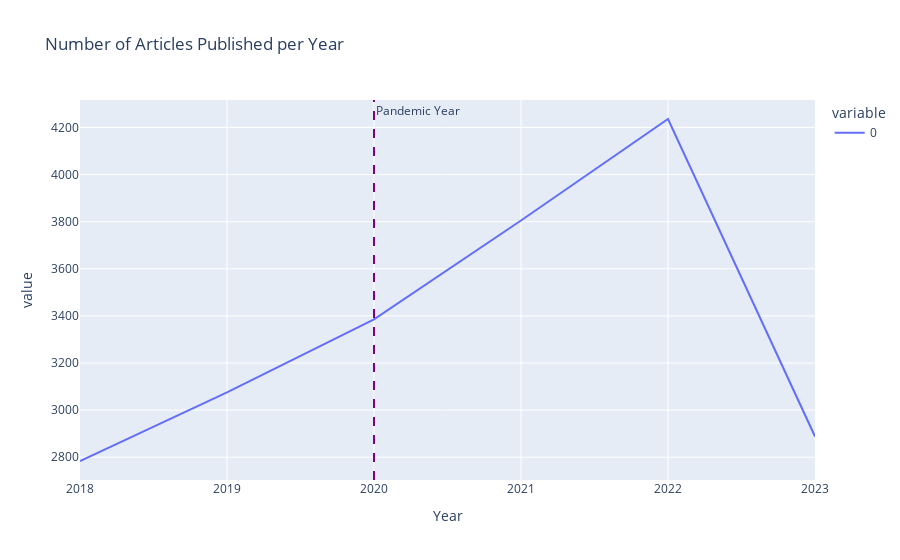

Notebook cell for this chart:
### Markdown cell above
## Article per year

### Code cell
def article_per_year(data):
    articles_per_year = data.groupby('year').size()

    # Create the line plot
    fig = px.line(articles_per_year, title='Number of Articles Published per Year', labels={'year': 'Year', '0': 'Number of Articles'})
    return fig 

fig1 = article_per_year(data)
# Add annotations or vertical lines (optional)
fig1.add_vline(x=2020, line=dict(color='purple', width=2, dash='dash'), annotation_text="Pandemic Year", annotation_position="top right")

# Show the plot
fig1.show()

### Figure 1 — Plotly figure (JSON) as saved in the notebook; plotly's stock layout.template omitted (floating-point values rounded to 4 significant figures)
{"data": [{"hovertemplate": "variable=0<br>Year=%{x}<br>value=%{y}<extra></extra>", "legendgroup": "0", "line": {"color": "#636efa", "dash": "solid"}, "marker": {"symbol": "circle"}, "mode": "lines", "name": "0", "orientation": "v", "showlegend": true, "type": "scatter", "x": [2018, 2019, 2020, 2021, 2022, 2023], "xaxis": "x", "y": [2784, 3075, 3385, 3805, 4236, 2888], "yaxis": "y"}], "layout": {"annotations": [{"showarrow": false, "text": "Pandemic Year", "x": 2020, "xanchor": "left", "xref": "x", "y": 1, "yanchor": "top", "yref": "y domain"}], "legend": {"title": {"text": "variable"}, "tracegroupgap": 0}, "shapes": [{"line": {"color": "purple", "dash": "dash", "width": 2}, "type": "line", "x0": 2020, "x1": 2020, "xref": "x", "y0": 0, "y1": 1, "yref": "y domain"}], "title": {"text": "Number of Articles Published per Year"}, "xaxis": {"anchor": "y", "domain": [0, 1], "title": {"text": "Year"}}, "yaxis": {"anchor": "x", "domain": [0, 1], "title": {"text": "value"}}}}
